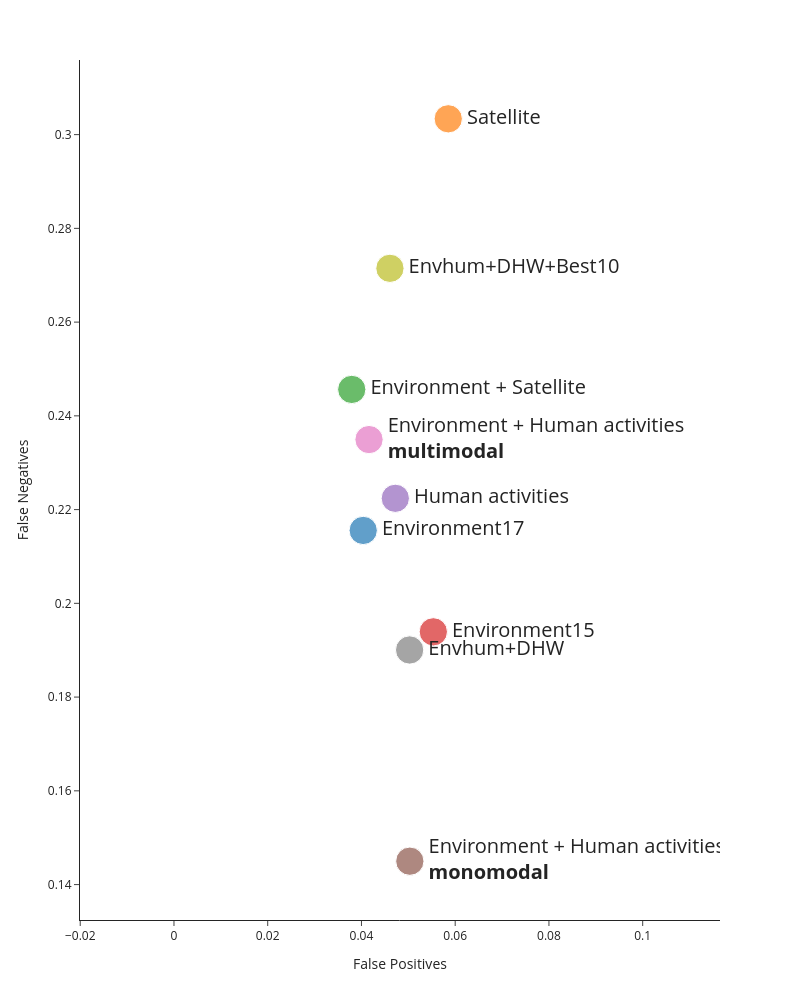

Here is the notebook cell this chart was saved with:
### Code cell
import plotly.express as px
data = pd.DataFrame(points)
data['size'] = 12

fig = px.scatter(data,
                 x='False Positives',
                 y='False Negatives',
                 color='label',
                 text='label',
                 size = 'size',
                 template='simple_white',
                 width=800,
                 height=1000)

fig.update_layout(showlegend=False)
fig.update_yaxes(   scaleanchor="x",
                    scaleratio=1)
fig.update_traces(textposition='middle right',  textfont=dict(size=20))

fig.show()

### Figure 1 — Plotly figure (JSON) as saved in the notebook; plotly's stock layout.template omitted (floating-point values rounded to 4 significant figures)
{"data": [{"hovertemplate": "label=%{text}<br>False Positives=%{x}<br>False Negatives=%{y}<br>size=%{marker.size}<extra></extra>", "legendgroup": "Environment17", "marker": {"color": "#1F77B4", "size": [12], "sizemode": "area", "sizeref": 0.03, "symbol": "circle"}, "mode": "markers+text", "name": "Environment17", "orientation": "v", "showlegend": true, "text": ["Environment17"], "textfont": {"size": 20}, "textposition": "middle right", "type": "scatter", "x": [0.04037], "xaxis": "x", "y": [0.2156], "yaxis": "y"}, {"hovertemplate": "label=%{text}<br>False Positives=%{x}<br>False Negatives=%{y}<br>size=%{marker.size}<extra></extra>", "legendgroup": "Satellite", "marker": {"color": "#FF7F0E", "size": [12], "sizemode": "area", "sizeref": 0.03, "symbol": "circle"}, "mode": "markers+text", "name": "Satellite", "orientation": "v", "showlegend": true, "text": ["Satellite"], "textfont": {"size": 20}, "textposition": "middle right", "type": "scatter", "x": [0.05852], "xaxis": "x", "y": [0.3034], "yaxis": "y"}, {"hovertemplate": "label=%{text}<br>False Positives=%{x}<br>False Negatives=%{y}<br>size=%{marker.size}<extra></extra>", "legendgroup": "Environment + Satellite", "marker": {"color": "#2CA02C", "size": [12], "sizemode": "area", "sizeref": 0.03, "symbol": "circle"}, "mode": "markers+text", "name": "Environment + Satellite", "orientation": "v", "showlegend": true, "text": ["Environment + Satellite"], "textfont": {"size": 20}, "textposition": "middle right", "type": "scatter", "x": [0.03793], "xaxis": "x", "y": [0.2456], "yaxis": "y"}, {"hovertemplate": "label=%{text}<br>False Positives=%{x}<br>False Negatives=%{y}<br>size=%{marker.size}<extra></extra>", "legendgroup": "Environment15", "marker": {"color": "#D62728", "size": [12], "sizemode": "area", "sizeref": 0.03, "symbol": "circle"}, "mode": "markers+text", "name": "Environment15", "orientation": "v", "showlegend": true, "text": ["Environment15"], "textfont": {"size": 20}, "textposition": "middle right", "type": "scatter", "x": [0.05533], "xaxis": "x", "y": [0.1939], "yaxis": "y"}, {"hovertemplate": "label=%{text}<br>False Positives=%{x}<br>False Negatives=%{y}<br>size=%{marker.size}<extra></extra>", "legendgroup": "Human activities", "marker": {"color": "#9467BD", "size": [12], "sizemode": "area", "sizeref": 0.03, "symbol": "circle"}, "mode": "markers+text", "name": "Human activities", "orientation": "v", "showlegend": true, "text": ["Human activities"], "textfont": {"size": 20}, "textposition": "middle right", "type": "scatter", "x": [0.04722], "xaxis": "x", "y": [0.2224], "yaxis": "y"}, {"hovertemplate": "label=%{text}<br>False Positives=%{x}<br>False Negatives=%{y}<br>size=%{marker.size}<extra></extra>", "legendgroup": "Environment + Human activities<br><b>monomodal</b>", "marker": {"color": "#8C564B", "size": [12], "sizemode": "area", "sizeref": 0.03, "symbol": "circle"}, "mode": "markers+text", "name": "Environment + Human activities<br><b>monomodal</b>", "orientation": "v", "showlegend": true, "text": ["Environment + Human activities<br><b>monomodal</b>"], "textfont": {"size": 20}, "textposition": "middle right", "type": "scatter", "x": [0.05032], "xaxis": "x", "y": [0.145], "yaxis": "y"}, {"hovertemplate": "label=%{text}<br>False Positives=%{x}<br>False Negatives=%{y}<br>size=%{marker.size}<extra></extra>", "legendgroup": "Environment + Human activities<br><b>multimodal</b>", "marker": {"color": "#E377C2", "size": [12], "sizemode": "area", "sizeref": 0.03, "symbol": "circle"}, "mode": "markers+text", "name": "Environment + Human activities<br><b>multimodal</b>", "orientation": "v", "showlegend": true, "text": ["Environment + Human activities<br><b>multimodal</b>"], "textfont": {"size": 20}, "textposition": "middle right", "type": "scatter", "x": [0.04161], "xaxis": "x", "y": [0.2349], "yaxis": "y"}, {"hovertemplate": "label=%{text}<br>False Positives=%{x}<br>False Negatives=%{y}<br>size=%{marker.size}<extra></extra>", "legendgroup": "Envhum+DHW", "marker": {"color": "#7F7F7F", "size": [12], "sizemode": "area", "sizeref": 0.03, "symbol": "circle"}, "mode": "markers+text", "name": "Envhum+DHW", "orientation": "v", "showlegend": true, "text": ["Envhum+DHW"], "textfont": {"size": 20}, "textposition": "middle right", "type": "scatter", "x": [0.05028], "xaxis": "x", "y": [0.1901], "yaxis": "y"}, {"hovertemplate": "label=%{text}<br>False Positives=%{x}<br>False Negatives=%{y}<br>size=%{marker.size}<extra></extra>", "legendgroup": "Envhum+DHW+Best10", "marker": {"color": "#BCBD22", "size": [12], "sizemode": "area", "sizeref": 0.03, "symbol": "circle"}, "mode": "markers+text", "name": "Envhum+DHW+Best10", "orientation": "v", "showlegend": true, "text": ["Envhum+DHW+Best10"], "textfont": {"size": 20}, "textposition": "middle right", "type": "scatter", "x": [0.04607], "xaxis": "x", "y": [0.2715], "yaxis": "y"}], "layout": {"height": 1000, "legend": {"itemsizing": "constant", "title": {"text": "label"}, "tracegroupgap": 0}, "margin": {"t": 60}, "showlegend": false, "width": 800, "xaxis": {"anchor": "y", "domain": [0, 1], "title": {"text": "False Positives"}}, "yaxis": {"anchor": "x", "domain": [0, 1], "scaleanchor": "x", "scaleratio": 1, "title": {"text": "False Negatives"}}}}
